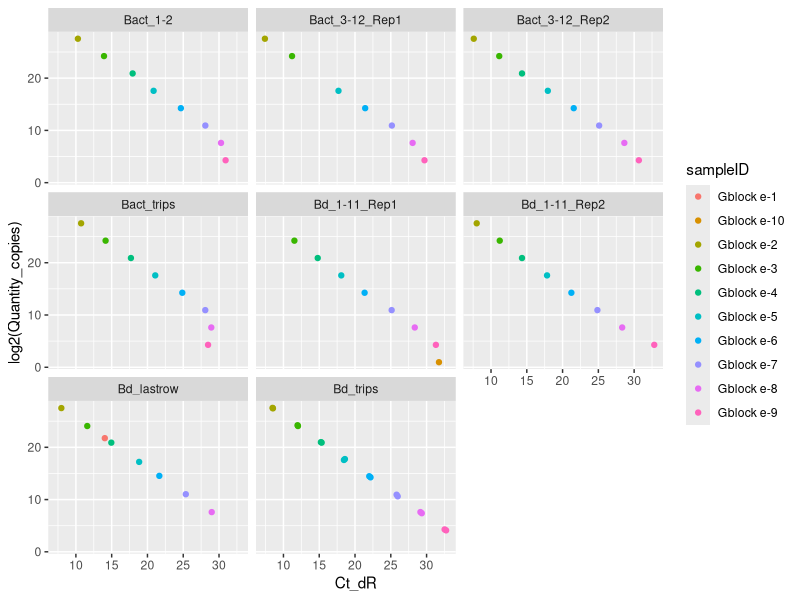
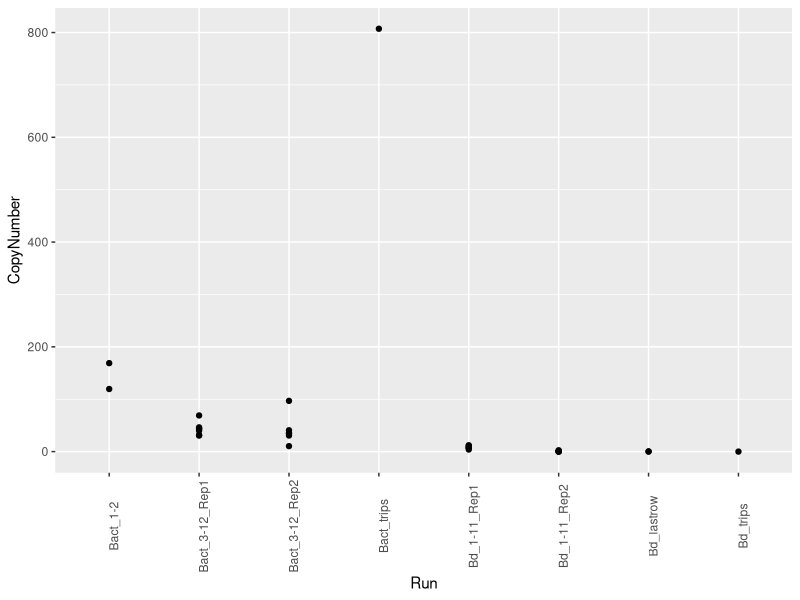
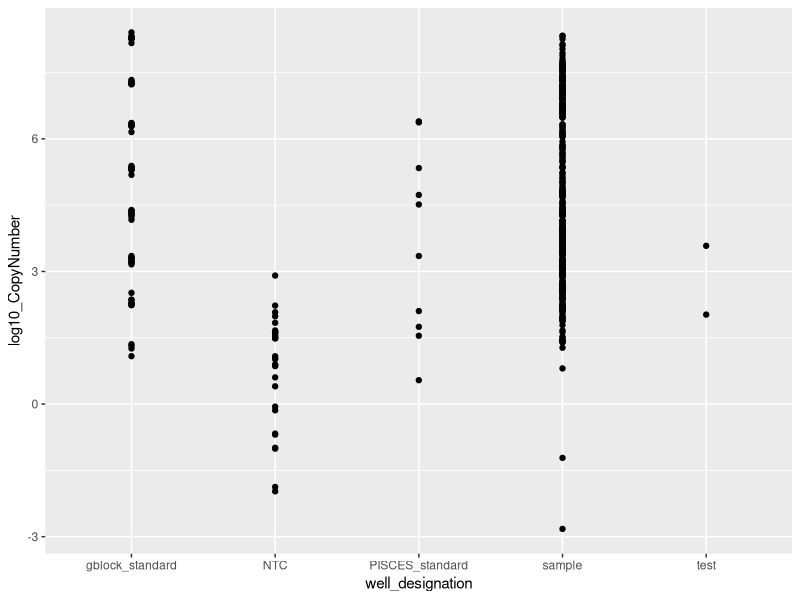
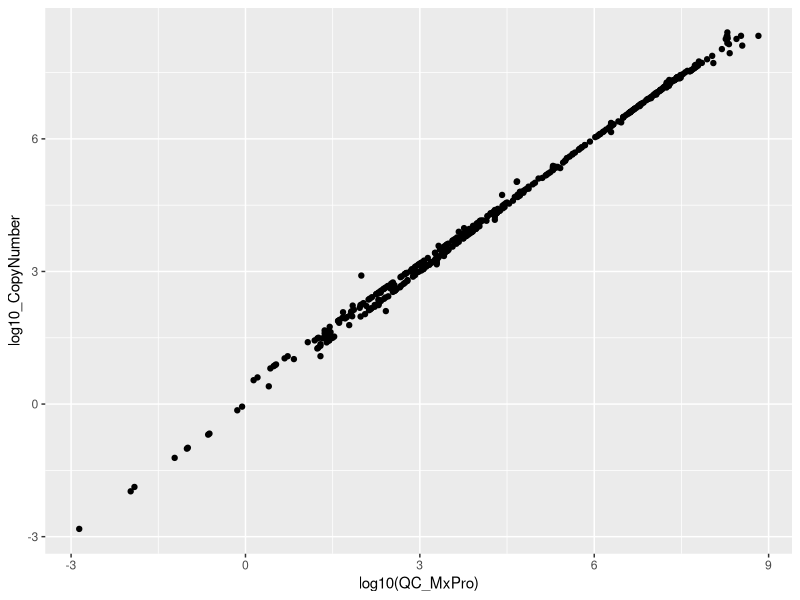
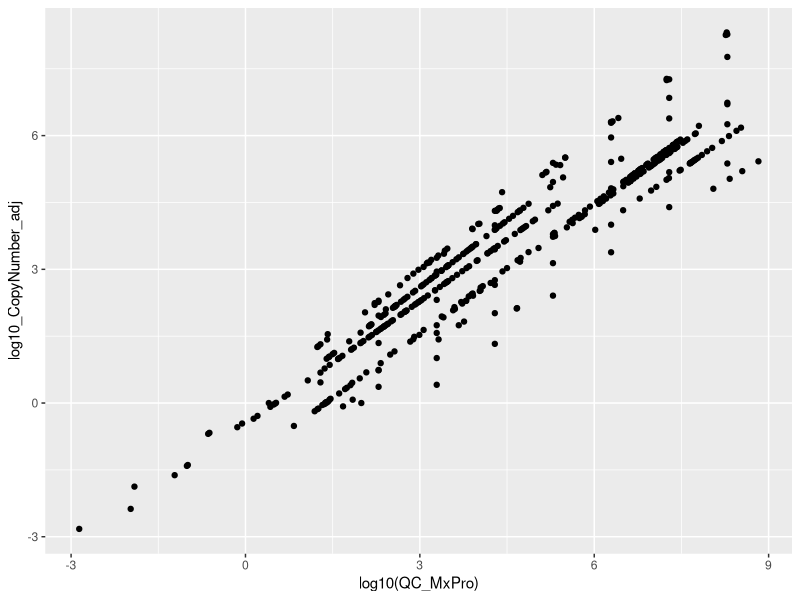
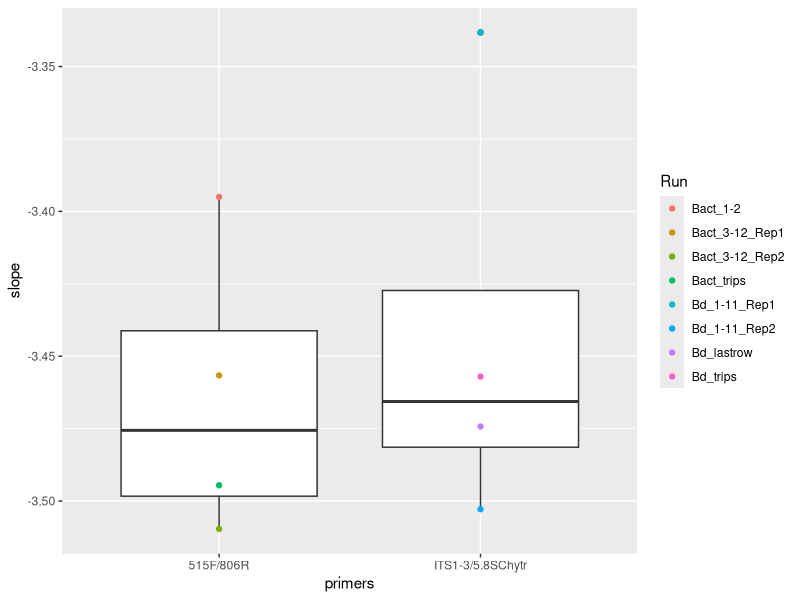
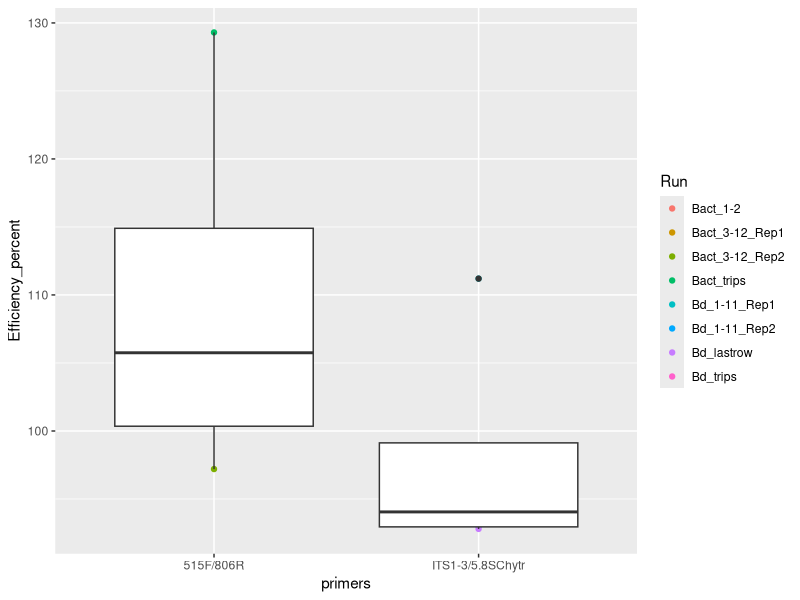
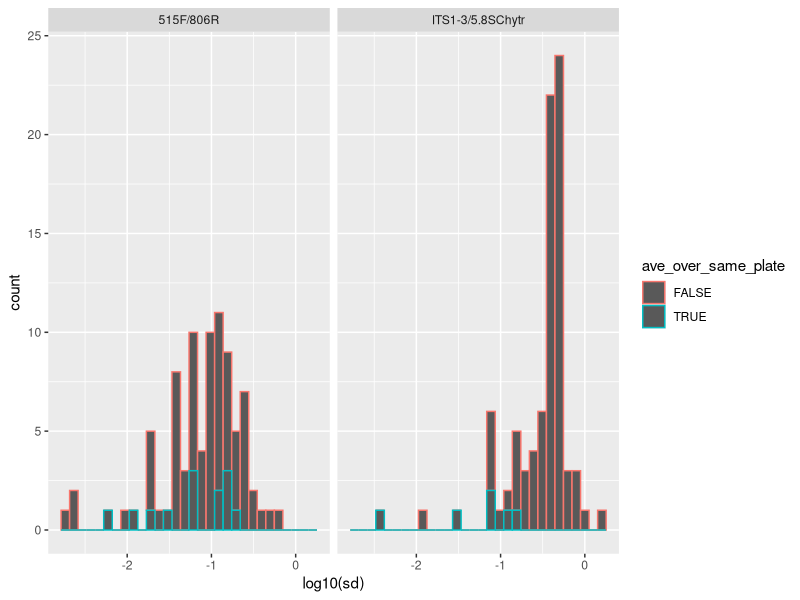

These charts were generated, in order, by the following R code:
#!bin/bash

# Checking qPCR consistency between reps

library(tidyverse)
setwd("02_externally_generated_data//qPCRs")
dir.create("EDA_qPCR")

qdat <- read.delim("raw_data/qPCR_results_combined.txt") 
mdat <- read.delim("raw_data/platemaps/qPCR_platemaps_filled.txt")
# diss1 <- read.delim("qPCR_data/dissociation_curve_Bact_Col3-12_19Nov2020 - Instrument Data - Text Format 1.txt")
dat <- left_join(qdat, mdat) %>% filter(Run != "Bact_1") %>% #unite(Run, sampleID, col = same_run_duplicates, remove=FALSE) %>%
  mutate(RunRep = ifelse(Run == "Bact_1-2", "Run1", ifelse(Run=="Bact_3-12_Rep1","Run2",ifelse(Run=="Bact_3-12_Rep2","Run3",ifelse(Run=="Bd_lastrow","Run1",ifelse(Run=="Bd_1-11_Rep1","Run2",ifelse(Run=="Bd_1-11_Rep2","Run3",ifelse(Run=="Bd_trips", "Run4", ifelse(Run=="Bact_trips", "Run4", NA))))))))) %>%
  unite(RunRep, replicate_within_plate, col=fullReps, remove=FALSE)
## Need to remove curves that look wrong
## Look at prelimiary standard curves; remove those that don't look correct.
dat %>% filter(well_designation == "gblock_standard" ) %>%
  ggplot() + geom_point(aes(x=Ct_dR, y = log2(Quantity_copies), col=sampleID)) +
  facet_wrap(.~Run)
# Bact_1-2; Gblock-9
# Bact 3-12_Rep1; Gblock-9
# Bact 3-12_Rep2; Gblock-9
# Bact_trips; Gblock-8, Gblock-9
# Bd_1-11_Rep1; Gblock-10
# Bd_lastrow; Gblock-1
## make dataframe of values to renove
removeStandards <- data.frame(Run = c("Bact_1-2"
                                      , "Bact_3-12_Rep1"
                                      , "Bact_3-12_Rep2"
                                      , "Bact_trips"
                                      , "Bact_trips"
                                      , "Bd_1-11_Rep1"
                                      , "Bd_lastrow")
                             , sampleID = c(rep("Gblock e-9", 4)
                                           , "Gblock e-8"
                                           , "Gblock e-10"
                                           , "Gblock e-1")
                             , remove=TRUE)

dat_filt <- dat %>% left_join(removeStandards) %>% 
  mutate(remove = ifelse(is.na(remove), FALSE, remove)) %>%
  filter(!remove) %>% select(-remove)

## Manually calculate G-block standard adjustments for each plate. 
best_fit_standards <- dat_filt %>% filter(well_designation == "gblock_standard" ) %>%
  group_by(Run) %>% 
  separate(sampleID, into= c("A","temp"),sep="-", remove=FALSE) %>%
  mutate(temp = as.numeric(temp)
         , Quantity_copies_logged = log10(1.95*10^(10-temp))) %>%
  select(Run, Ct_dR, Quantity_copies_logged, Slope_dR, Threshold_dR) %>%
  mutate(slope = lm(Ct_dR ~ Quantity_copies_logged)$coefficients[2]
         , intercept = lm(Ct_dR ~ Quantity_copies_logged)$coefficients[1]
         , R2 = summary(lm(Ct_dR ~ Quantity_copies_logged))$adj.r.squared) %>% ungroup() %>%
  select(Run, slope, intercept, R2) %>%distinct()

#### Adjust Bd_lastrow to use G-block standard ####
dat_corrected <- dat_filt %>% left_join(best_fit_standards) %>% rowwise(.) %>%
  mutate(log10_CopyNumber = (Ct_dR-intercept)/slope
         ,CopyNumber= 10^log10_CopyNumber) %>%
  rename(QC_MxPro = Quantity_copies) 
  


#### Check NTC to see if there are any consistent cases of contamination
dat_corrected %>% filter(well_designation == "NTC") %>% 
  ggplot() + geom_point(aes(x=Run, y=CopyNumber)) + theme(axis.text.x = element_text(angle=90))
dat_corrected %>% 
  ggplot() + geom_point(aes(x=well_designation, y=log10_CopyNumber))
# Looks like there's reagent contamination-- subtract from values.
contam <- dat_corrected %>% filter(well_designation == "NTC", log10_CopyNumber>0) %>%
  group_by(Run) %>% summarize(baseline_contam= mean(log10_CopyNumber)) 
  

dat_corrected <- dat_corrected %>% left_join(contam) %>% 
  mutate(baseline_contam = ifelse(is.na(baseline_contam), 0, baseline_contam)) %>%
  mutate(log10_CopyNumber_adj = log10_CopyNumber-baseline_contam)

## Check that corrected values correspond to original
dat_corrected %>%
  ggplot() + geom_point(aes(x=log10(QC_MxPro), y=log10_CopyNumber))
dat_corrected %>%
  ggplot() + geom_point(aes(x=log10(QC_MxPro), y=log10_CopyNumber_adj))
# Not sure whether I should adjust for baseline NTC contam...  I think I will NOT use the contam-adj values.

### Look at lowest standard curve threshold
dat_corrected %>%
  # filter(well_designation=="gblock_standard") %>%
  group_by(Run, well_designation) %>%
  summarize(lowest = min(log10_CopyNumber, na.rm=TRUE)) %>%
  pivot_wider(names_from=well_designation, values_from=lowest)
dat_corrected %>%
  group_by(primers, well_designation) %>%
  summarize(lowest = min(log10_CopyNumber, na.rm=TRUE)) %>%
  pivot_wider(names_from=well_designation, values_from=lowest)

#### Plotting #####

#### Standard curves check ####
ggsave(filename = "EDA_qPCR/standardCurves.pdf", width=6, height=4
  ,dat_corrected %>% filter(well_designation == "gblock_standard") %>% 
  # mutate(RunRep = ifelse(Run == "Bact_1-2", "Run1", ifelse(Run=="Bact_3-12_Rep1","Run2",ifelse(Run=="Bact_3-12_Rep2","Run3",ifelse(Run=="Bd_lastrow","Run1",ifelse(Run=="Bd_1-11_Rep1","Run2",ifelse(Run=="Bd_1-11_Rep2","Run3",NA))))))) %>%
  ggplot(aes(x=log10_CopyNumber, y=Ct_dR, col=RunRep)) +
  geom_point() +
  geom_smooth(method="lm") +
  facet_grid(.~primers, drop = TRUE, scales = "free") + theme_bw()+
    xlab("Log 10 Copy number")+ylab("Cycle at threshold")+
    labs(title="Gblock standard curves"))
ggsave(filename = "EDA_qPCR/standardCurves_adj.pdf", width=6, height=4
       ,dat_corrected %>% filter(well_designation == "gblock_standard") %>% 
         # mutate(RunRep = ifelse(Run == "Bact_1-2", "Run1", ifelse(Run=="Bact_3-12_Rep1","Run2",ifelse(Run=="Bact_3-12_Rep2","Run3",ifelse(Run=="Bd_lastrow","Run1",ifelse(Run=="Bd_1-11_Rep1","Run2",ifelse(Run=="Bd_1-11_Rep2","Run3",NA))))))) %>%
         ggplot(aes(x=log10_CopyNumber_adj, y=Ct_dR, col=RunRep)) +
         geom_point() +
         geom_smooth(method="lm") +
         facet_grid(.~primers, drop = TRUE, scales = "free") + theme_bw()+
         xlab("Log 10 Copy number")+ylab("Cycle at threshold")+
         labs(title="Gblock standard curves"))

# dat_corrected %>% filter(well_designation == "gblock_standard") %>% 
#   # mutate(RunRep = ifelse(Run == "Bact_1-2", "Run1", ifelse(Run=="Bact_3-12_Rep1","Run2",ifelse(Run=="Bact_3-12_Rep2","Run3",ifelse(Run=="Bd_lastrow","Run1",ifelse(Run=="Bd_1-11_Rep1","Run2",ifelse(Run=="Bd_1-11_Rep2","Run3",NA))))))) %>%
#   ggplot(aes(x=log10_CopyNumber_adj, y=Ct_dR, col=RunRep)) +
#   geom_point() +
#   geom_smooth(method="lm") +
#   facet_grid(.~primers, drop = TRUE, scales = "free") + theme_bw()+
#   xlab("Log 10 Copy number")+ylab("Cycle at threshold")+
#   labs(title="Gblock standard curves")

ggsave(filename = "EDA_qPCR/Rsq_stCurves.pdf", height=3, width=4
       , dat_corrected %>% select(primers, RunRep, R2) %>% distinct() %>%
  ggplot() +   geom_boxplot(aes(x=primers, y=R2)) + 
  geom_point(aes(x=primers, y=R2, col=RunRep)) +
  ylab("RSq of Standard Curve") + xlab("Primer set"))

dat_corrected %>% select(primers, Run,slope) %>% distinct() %>%
  ggplot() + 
  geom_boxplot(aes(x=primers, y=slope)) +
  geom_point(aes(x=primers, y=slope, col=Run))

dat_corrected %>% select(primers, Run,Efficiency_percent) %>% distinct() %>%
  ggplot() + geom_point(aes(x=primers, y=Efficiency_percent, col=Run)) +
  geom_boxplot(aes(x=primers, y=Efficiency_percent))

dat_corrected %>% filter(is.na(Ct_dR), well_designation=="sample") %>% as.data.frame()
# See if these samples were low-biomass to begin with, and see their dup/triplicates
dat_corrected[dat_corrected$sampleID %in% c(dat_corrected %>% filter(is.na(Ct_dR), well_designation=="sample")  %>% pull(sampleID)),] %>%
  arrange(sampleID) %>% as.data.frame()

## Quick and dirty check
dat_variance <- dat_corrected %>% filter(well_designation == "sample" ) %>% 
  mutate(edge = (Row %in% c("A","H") | Column %in% c(1,12))) %>% # indicate if it is an edge case
  group_by(sampleID) %>% mutate(anyedge = any(edge), anyevap = any(evaporation)) %>% ungroup() %>% # are any duplicates evaporated?
  select(sampleID, log10_CopyNumber_adj, fullReps, anyedge, anyevap, primers) %>% 
  pivot_wider(names_from = fullReps, values_from=log10_CopyNumber_adj) %>%
  # mutate(Extra = ifelse(is.na(R3), FALSE, TRUE)) %>%
  rowwise(.) %>% mutate(sd = sd((c(Run1_1,Run1_2,Run2_1,Run2_2, Run3_1, Run3_2, Run4_1, Run4_2)), na.rm=TRUE)
                        , ave_log10copies = mean((c(Run1_1,Run1_2,Run2_1,Run2_2, Run3_1, Run3_2, Run4_1, Run4_2)), na.rm=TRUE)
                        , nRep = sum(!is.na(c(Run1_1,Run1_2,Run2_1,Run2_2, Run3_1, Run3_2, Run4_1, Run4_2))))
 
# First, check ones that have >2 replicates and see if they are consistent with each other.
dat_variance %>% 
  filter(nRep>2) %>% select(-anyedge,-anyevap, -primers)
# Omit outliers by summarizing within-sample variability, and then omitting those that go beyond 2SD if >2 replicates
sumsq_n <- dat_variance %>% 
  mutate(sumsq = sum(((c(Run1_1,Run1_2,Run2_1,Run2_2, Run3_1, Run3_2, Run4_1, Run4_2))-ave_log10copies)^2, na.rm=TRUE)
         ,nRep = sum(!is.na(c(Run1_1,Run1_2,Run2_1,Run2_2, Run3_1, Run3_2, Run4_1, Run4_2)))) %>%
  select(sumsq, nRep) %>%
  colSums()
totalSD <- sqrt(sumsq_n[1]/(sumsq_n[2]-1))
# Now, use this to calculate lower and upper variance limits.
dat_outliers <- dat_variance %>%
  mutate(totalStDev = totalSD
         , lwr_95 = ave_log10copies - 2*totalStDev
         , upr_95 = ave_log10copies + 2*totalStDev) %>% 
  pivot_longer(cols = c(Run1_1,Run1_2,Run2_1,Run2_2, Run3_1, Run3_2, Run4_1, Run4_2), names_to = "fullReps", values_to = "log10_CopyNumber_adj") %>% 
  mutate(outlier = (log10_CopyNumber_adj<lwr_95 | log10_CopyNumber_adj>upr_95)) %>%
    select(sampleID, ave_log10copies, lwr_95, upr_95, fullReps, log10_CopyNumber_adj, outlier)%>%
  filter(!is.na(log10_CopyNumber_adj))
# Look at all the replicates, and see if there enough to consider not re-doing them
outlier_meta <- dat_outliers %>% filter(outlier)
outlier_samples <- unique(pull(dat_outliers[which(dat_outliers$outlier),"sampleID"]))
# Get lwr and uppr bounds
lwr_uppr <- dat_outliers %>% select(sampleID, lwr_95, upr_95) %>% distinct()

dat_variance %>%left_join(lwr_uppr) %>% filter(sampleID %in% outlier_samples|nRep==1) %>% select(-c(primers, anyedge))
#### This includes the re-do triplicates (and the singles that lost their duplicate)-- now we consider whether
# we cant to remove outliers or pool them all together. 

# Omit Run 4 for R12_J22 and R6_J7-- those seem to be outliers in and of themselves. 
# Omit Run 2 for R2_J17_Pre, R2_J6_Bd; that seems to be the outliers.
# Average all 4 for R12_J3-- I think it is just very low abundance.

dat_variance_adj <- dat_variance %>%
  mutate(Run4_1 = ifelse(sampleID %in% c("R12_J22_Pre", "R6_J7_Bd"), NA, Run4_1)
         , Run4_2 = ifelse(sampleID %in% c("R12_J22_Pre", "R6_J7_Bd"), NA, Run4_2)
         , Run2_1 = ifelse(sampleID %in% c("R2_J17_Pre", "R2_J6_Bd"), NA, Run2_1)) %>%
  mutate(Run1_ave = mean(c(Run1_1, Run1_2), na.rm=TRUE)
         , Run2_ave = mean(c(Run2_1, Run2_2), na.rm=TRUE)
         , Run3_ave = mean(c(Run3_1, Run3_2), na.rm=TRUE)
         , Run4_ave = mean(c(Run4_1, Run4_2), na.rm=TRUE))  %>%
  mutate(ave_over_same_plate = sum(!is.na(c(Run1_ave, Run2_ave, Run3_ave, Run4_ave)))==1
    , sd = ifelse(sum(!is.na(c(Run1_ave, Run2_ave, Run3_ave, Run4_ave)))==1, sd(c(Run1_1, Run1_2, Run2_1, Run2_2, Run3_1, Run3_2, Run4_1, Run4_2), na.rm=TRUE)
                     , sd(c(Run1_ave, Run2_ave, Run3_ave, Run4_ave), na.rm=TRUE))  
         , ave_log10copies = ifelse(sum(!is.na(c(Run1_ave, Run2_ave, Run3_ave, Run4_ave)))==1, mean(c(Run1_1, Run1_2, Run2_1, Run2_2, Run3_1, Run3_2, Run4_1, Run4_2), na.rm=TRUE)
                                  , mean(c(Run1_ave, Run2_ave, Run3_ave, Run4_ave), na.rm=TRUE))) %>%
  # Finally, choose the 2 replicates to compare consistency
  mutate(R1 = ifelse(ave_over_same_plate, c(Run1_1,Run1_2,Run2_1,Run2_2, Run3_1, Run3_2, Run4_1, Run4_2)[-which(is.na(c(Run1_1,Run1_2,Run2_1,Run2_2, Run3_1, Run3_2, Run4_1, Run4_2)))][1]
                   , c(Run1_ave,Run2_ave, Run3_ave, Run4_ave)[-which(is.na(c(Run1_ave,Run2_ave, Run3_ave, Run4_ave)))][1])
         ,R2 = ifelse(ave_over_same_plate, c(Run1_1,Run1_2,Run2_1,Run2_2, Run3_1, Run3_2, Run4_1, Run4_2)[-which(is.na(c(Run1_1,Run1_2,Run2_1,Run2_2, Run3_1, Run3_2, Run4_1, Run4_2)))][2]
                      , c(Run1_ave,Run2_ave, Run3_ave, Run4_ave)[-which(is.na(c(Run1_ave,Run2_ave, Run3_ave, Run4_ave)))][2])
         ,R3 = ifelse(ave_over_same_plate, c(Run1_1,Run1_2,Run2_1,Run2_2, Run3_1, Run3_2, Run4_1, Run4_2)[-which(is.na(c(Run1_1,Run1_2,Run2_1,Run2_2, Run3_1, Run3_2, Run4_1, Run4_2)))][3]
                      , c(Run1_ave,Run2_ave, Run3_ave, Run4_ave)[-which(is.na(c(Run1_ave,Run2_ave, Run3_ave, Run4_ave)))][3])
         ,R4 = ifelse(ave_over_same_plate, c(Run1_1,Run1_2,Run2_1,Run2_2, Run3_1, Run3_2, Run4_1, Run4_2)[-which(is.na(c(Run1_1,Run1_2,Run2_1,Run2_2, Run3_1, Run3_2, Run4_1, Run4_2)))][4]
                       , c(Run1_ave,Run2_ave, Run3_ave, Run4_ave)[-which(is.na(c(Run1_ave,Run2_ave, Run3_ave, Run4_ave)))][4]))

# Identify which ones are outliers
ggsave(filename = "EDA_qPCR/Replicate_consistency.pdf", width=4, height=3.5
       ,dat_variance_adj %>%
  mutate(Gr_than_2SD_variation = sd>2) %>%
  ggplot() + geom_point(aes(x=(R1), y=(R2), col=Gr_than_2SD_variation)) +
  geom_abline(aes(slope=1, intercept=0)) +
  scale_color_discrete(name = ">2 St.Dev") + xlab("Rep 1 Copy estimate") +
  ylab("Rep 2 Copy estimate"))

ggsave(filename = "EDA_qPCR/Replicate_consistency_primersplit.pdf", width=5, height=3
       ,dat_variance_adj %>%
         mutate(Gr_than_2SD_variation = sd>2) %>%
         ggplot() + geom_point(aes(x=(R1), y=(R2), col=Gr_than_2SD_variation)) +
         geom_abline(aes(slope=1, intercept=0)) +
         scale_color_discrete(name = ">2 St.Dev") + xlab("Rep 1 Copy estimate (log10)") +
         ylab("Rep 2 Copy estimate (log10)") + 
         facet_grid(.~primers))

dat_variance_adj %>%
  ggplot() + geom_histogram(aes(x=log10(sd), col=ave_over_same_plate)) +
  facet_grid(.~primers)

# Standardized variance plots
dat_variance_adj %>%
  ggplot() + geom_histogram(aes(x=log10(sd), col=ave_over_same_plate))
dat_variance_adj %>%
  ggplot() + geom_histogram(aes(x=log10(sd), col=anyedge))
dat_variance_adj %>%
  ggplot() + geom_histogram(aes(x=log10(sd), col=primers))

# Is between-run vs within-run variance any different from each other?
dat_variance_adj %>% filter(nRep == 2) %>% 
  mutate(diff = abs((R1)-(R2))) %>% select(sampleID, R1, R2, diff, ave_over_same_plate, primers) %>%
  ggplot() + # geom_boxplot(aes(x=dup_on_same_run, y=diff))
  geom_histogram(aes(x=log10(diff), col=ave_over_same_plate))+
  facet_grid(.~primers)
dat_variance_adj %>% filter(nRep == 2) %>% 
  mutate(diff = abs((R1)-(R2))) %>% select(sampleID, R1, R2, diff, ave_over_same_plate, primers) %>%
  ggplot() +  geom_boxplot(aes(x=ave_over_same_plate, y=log10(diff)))+
  # geom_histogram(aes(x=log(diff), col=dup_on_same_run))+
  facet_grid(.~primers)

### Save output ####
#*** Before saving, make sure to recalculate total SD with new, filtered data.
# Omit outliers by summarizing within-sample variability, and then omitting those that go beyond 2SD if >2 replicates
sumsq_n <- dat_variance_adj %>% 
  mutate(sumsq = sum(((c(Run1_1,Run1_2,Run2_1,Run2_2, Run3_1, Run3_2, Run4_1, Run4_2))-ave_log10copies)^2, na.rm=TRUE)
         ,nRep = sum(!is.na(c(Run1_1,Run1_2,Run2_1,Run2_2, Run3_1, Run3_2, Run4_1, Run4_2)))) %>%
  select(sumsq, nRep) %>%
  colSums()
totalSD <- sqrt(sumsq_n[1]/(sumsq_n[2]-1))
# Now, use this to calculate lower and upper variance limits; save as final.

dat_variance_final <- dat_variance_adj %>%
  mutate(totalStDev = totalSD
         , lwr_95 = ave_log10copies - 2*totalStDev
         , upr_95 = ave_log10copies + 2*totalStDev) 

dat_variance_final %>%
  ggplot() + geom_point(aes(x=R1, y=R2)) +
  geom_line(aes(x=ave_log10copies, y=lwr_95)) +
  geom_line(aes(x=ave_log10copies, y=upr_95))
9/nrow(dat_variance_final) # about a 5% "outside" rate for 95% range. Acceptable.

#### Test baseline Bd DNA in non-sporangial ones.
dir.create("downstream")
write.table(dat_variance_final, file="downstream/qPCR_results_combined_edited.txt", quote=FALSE, row.names = FALSE, sep="\t")

setwd("../../")

